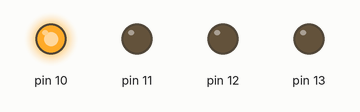
Simulated run of this sketch. Board: Arduino Uno, built with avr-gcc and run on an emulated ATmega328P. Shown: output pins drawn as LEDs (lit = HIGH).

Above: at 0.2 s.
At 1.2 s:
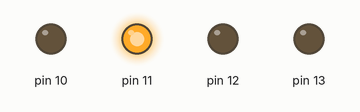
At 2.2 s:
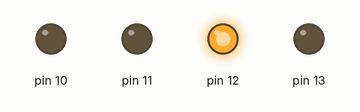
At 3.2 s:
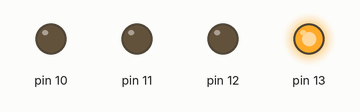
At 4.7 s:
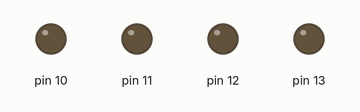
Timing chart, 0 to 5.2 s (numbered marks = the images above):
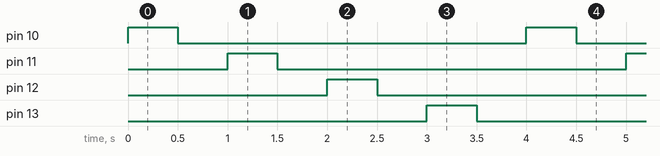

Measured:
- by itself, pin 10–13: alternates HIGH for 0.50 s and LOW for 3.5 s
- by itself, everything shown: repeats every 4.0 s, in 8 steps

The sketch:

motortest_simple.ino
```cpp
void setup() {
  // put your setup code here, to run once:
  pinMode(10, OUTPUT);
  pinMode(11, OUTPUT);
  pinMode(12, OUTPUT);
  pinMode(13, OUTPUT);
}

void loop() {
  // put your main code here, to run repeatedly:
  for(int i = 10; i <= 13; i++) {
    digitalWrite(i, HIGH);
    delay(500);
    digitalWrite(i, LOW);
    delay(500);
  }
}
```
